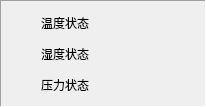
<?xml version="1.0" encoding="UTF-8"?>
<ui version="4.0">
 <class>frmPanelWidgetX</class>
 <widget class="QWidget" name="frmPanelWidgetX">
  <property name="geometry">
   <rect>
    <x>0</x>
    <y>0</y>
    <width>206</width>
    <height>107</height>
   </rect>
  </property>
  <property name="windowTitle">
   <string>Form</string>
  </property>
  <layout class="QVBoxLayout" name="verticalLayout">
   <property name="spacing">
    <number>0</number>
   </property>
   <property name="leftMargin">
    <number>0</number>
   </property>
   <property name="topMargin">
    <number>0</number>
   </property>
   <property name="rightMargin">
    <number>0</number>
   </property>
   <property name="bottomMargin">
    <number>0</number>
   </property>
   <item>
    <widget class="QFrame" name="frame">
     <property name="frameShape">
      <enum>QFrame::Panel</enum>
     </property>
     <property name="frameShadow">
      <enum>QFrame::Sunken</enum>
     </property>
     <layout class="QGridLayout" name="gridLayout">
      <item row="0" column="0">
       <widget class="LightButton" name="widget1">
        <property name="minimumSize">
         <size>
          <width>25</width>
          <height>25</height>
         </size>
        </property>
        <property name="maximumSize">
         <size>
          <width>25</width>
          <height>25</height>
         </size>
        </property>
       </widget>
      </item>
      <item row="0" column="1">
       <widget class="QLabel" name="lab1">
        <property name="sizePolicy">
         <sizepolicy hsizetype="Fixed" vsizetype="Preferred">
          <horstretch>0</horstretch>
          <verstretch>0</verstretch>
         </sizepolicy>
        </property>
        <property name="text">
         <string>温度状态</string>
        </property>
       </widget>
      </item>
      <item row="0" column="2" rowspan="3">
       <widget class="GaugeProgressBar" name="gaugeProgressBar"/>
      </item>
      <item row="1" column="0">
       <widget class="LightButton" name="widget2">
        <property name="minimumSize">
         <size>
          <width>25</width>
          <height>25</height>
         </size>
        </property>
        <property name="maximumSize">
         <size>
          <width>25</width>
          <height>25</height>
         </size>
        </property>
       </widget>
      </item>
      <item row="1" column="1">
       <widget class="QLabel" name="lab2">
        <property name="sizePolicy">
         <sizepolicy hsizetype="Fixed" vsizetype="Preferred">
          <horstretch>0</horstretch>
          <verstretch>0</verstretch>
         </sizepolicy>
        </property>
        <property name="text">
         <string>湿度状态</string>
        </property>
       </widget>
      </item>
      <item row="2" column="0">
       <widget class="LightButton" name="widget3">
        <property name="minimumSize">
         <size>
          <width>25</width>
          <height>25</height>
         </size>
        </property>
        <property name="maximumSize">
         <size>
          <width>25</width>
          <height>25</height>
         </size>
        </property>
       </widget>
      </item>
      <item row="2" column="1">
       <widget class="QLabel" name="lab3">
        <property name="sizePolicy">
         <sizepolicy hsizetype="Fixed" vsizetype="Preferred">
          <horstretch>0</horstretch>
          <verstretch>0</verstretch>
         </sizepolicy>
        </property>
        <property name="text">
         <string>压力状态</string>
        </property>
       </widget>
      </item>
     </layout>
    </widget>
   </item>
  </layout>
 </widget>
 <customwidgets>
  <customwidget>
   <class>GaugeProgressBar</class>
   <extends>QWidget</extends>
   <header>gaugeprogressbar.h</header>
  </customwidget>
  <customwidget>
   <class>LightButton</class>
   <extends>QWidget</extends>
   <header>lightbutton.h</header>
   <container>1</container>
  </customwidget>
 </customwidgets>
 <resources/>
 <connections/>
</ui>
